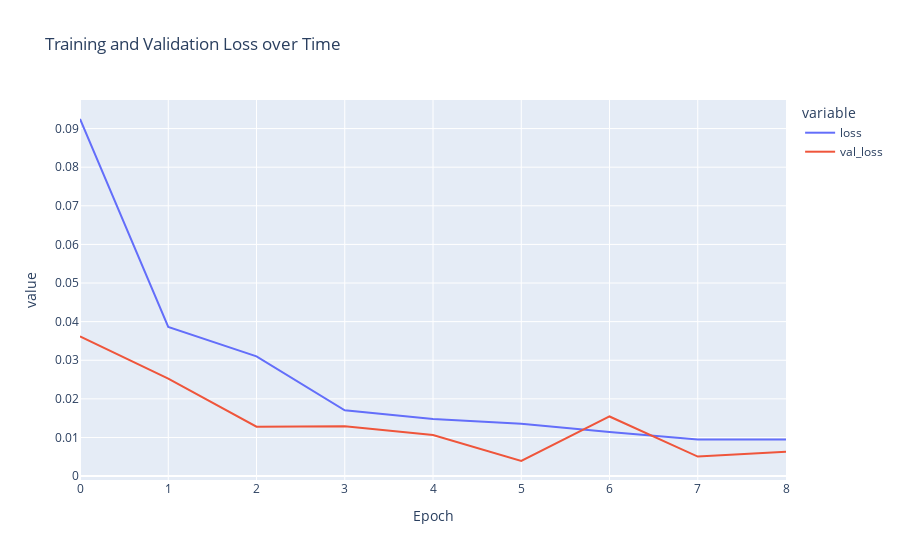

The code cell stored with this chart in its notebook:
### Code cell
# Define the model with convolutional layers and dropout
input_img = tf.keras.Input(shape=(120, 120, 3))

conv_layer_1 = tf.keras.layers.Conv2D(filters=32, kernel_size=(3, 3), activation='relu')(input_img)
pool_layer_1 = tf.keras.layers.MaxPool2D(pool_size=(2, 2))(conv_layer_1)

conv_layer_2 = tf.keras.layers.Conv2D(filters=64, kernel_size=(3, 3), activation='relu')(pool_layer_1)
pool_layer_2 = tf.keras.layers.MaxPool2D(pool_size=(2, 2))(conv_layer_2)

conv_layer_3 = tf.keras.layers.Conv2D(filters=128, kernel_size=(3, 3), activation='relu')(pool_layer_2)
pool_layer_3 = tf.keras.layers.MaxPool2D(pool_size=(2, 2))(conv_layer_3)

conv_layer_4 = tf.keras.layers.Conv2D(filters=256, kernel_size=(3, 3), activation='relu')(pool_layer_3)
pool_layer_4 = tf.keras.layers.MaxPool2D(pool_size=(2, 2))(conv_layer_4)

flatten_layer = tf.keras.layers.Flatten()(pool_layer_4)
dense_layer = tf.keras.layers.Dense(512, activation='relu')(flatten_layer)
dropout_layer = tf.keras.layers.Dropout(0.5)(dense_layer)
output = tf.keras.layers.Dense(1, activation='sigmoid')(dropout_layer)

cnn_model = tf.keras.Model(inputs=input_img, outputs=output)
cnn_model.compile(optimizer='adam',
                  loss='binary_crossentropy',
                  metrics=['accuracy'])

# Print model summary
cnn_model.summary()

# Train the model
training_history = cnn_model.fit(train_generator, validation_data=val_generator, epochs=14, 
                                 callbacks=[tf.keras.callbacks.EarlyStopping(monitor='val_loss',
                                                                             patience=3,
                                                                             restore_best_weights=True)])

# Plot the training and validation loss over time
fig = px.line(training_history.history, y=['loss', 'val_loss'], labels={'index':'Epoch'}, title='Training and Validation Loss over Time')
fig.show()

def assess_model(model, test_data):
    results = model.evaluate(test_data, verbose=0)
    loss = results[0]
    accuracy = results[1]

    print(f'Test Loss: {loss:.5f}')
    print(f'Test Accuracy: {accuracy * 100:.2f}%')

    # Predicted y values
    predictions = np.squeeze((model.predict(test_data) >= 0.5).astype(int))
    confidences = np.squeeze(model.predict(test_data)).round(6)

    confusion = confusion_matrix(test_data.labels, predictions)
    report = classification_report(test_data.labels, predictions, target_names=['NEGATIVE', 'POSITIVE'])

    plt.figure(figsize=(6, 6))
    sns.heatmap(confusion, fmt='g', annot=True, cbar=False, vmin=0, cmap='Blues')
    plt.xticks(ticks=np.arange(2) + 0.5, labels=['NEGATIVE', 'POSITIVE'])
    plt.yticks(ticks=np.arange(2) + 0.5, labels=['NEGATIVE', 'POSITIVE'])
    plt.xlabel('Predicted')
    plt.ylabel('Actual')
    plt.title('Confusion Matrix')
    plt.show()

    print('R2 Score:', r2_score(test_data.labels, predictions))
    print()
    print('Classification Report:\n......................\n', report)

assess_model(cnn_model, test_generator)

### Figure 1 — Plotly figure (JSON) as saved in the notebook; plotly's stock layout.template omitted (floating-point values rounded to 4 significant figures)
{"data": [{"hovertemplate": "variable=loss<br>Epoch=%{x}<br>value=%{y}<extra></extra>", "legendgroup": "loss", "line": {"color": "#636efa", "dash": "solid"}, "marker": {"symbol": "circle"}, "mode": "lines", "name": "loss", "orientation": "v", "showlegend": true, "type": "scatter", "x": [0, 1, 2, 3, 4, 5, 6, 7, 8], "xaxis": "x", "y": [0.09248, 0.03864, 0.03102, 0.01703, 0.01481, 0.01354, 0.01142, 0.009506, 0.009458], "yaxis": "y"}, {"hovertemplate": "variable=val_loss<br>Epoch=%{x}<br>value=%{y}<extra></extra>", "legendgroup": "val_loss", "line": {"color": "#EF553B", "dash": "solid"}, "marker": {"symbol": "circle"}, "mode": "lines", "name": "val_loss", "orientation": "v", "showlegend": true, "type": "scatter", "x": [0, 1, 2, 3, 4, 5, 6, 7, 8], "xaxis": "x", "y": [0.03619, 0.02526, 0.01281, 0.01292, 0.01066, 0.003912, 0.01544, 0.005048, 0.006285], "yaxis": "y"}], "layout": {"legend": {"title": {"text": "variable"}, "tracegroupgap": 0}, "title": {"text": "Training and Validation Loss over Time"}, "xaxis": {"anchor": "y", "domain": [0, 1], "title": {"text": "Epoch"}}, "yaxis": {"anchor": "x", "domain": [0, 1], "title": {"text": "value"}}}}
